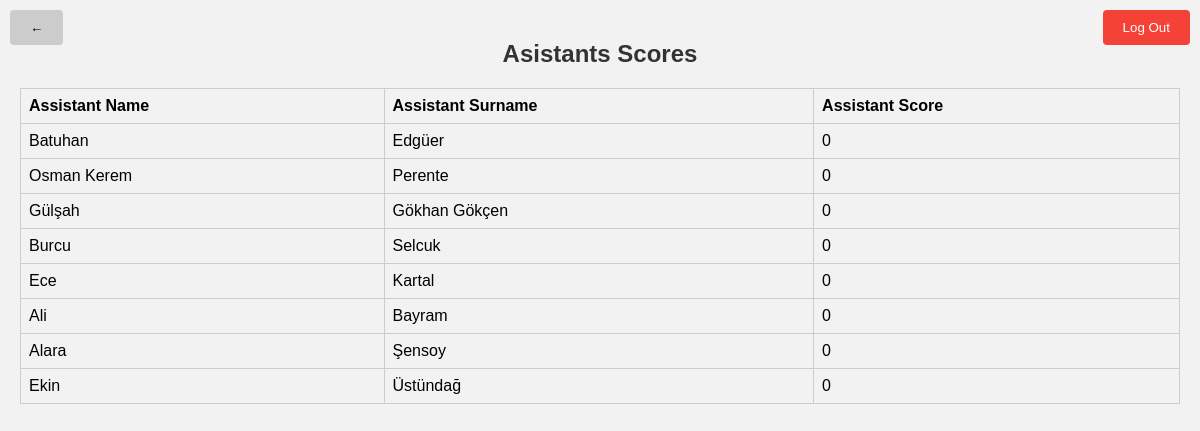
The app's page /php/assistants_scores.php (signed in) with its own data.
### tables this page shows
CREATE TABLE employees (
    emp_id INT AUTO_INCREMENT PRIMARY KEY,
    emp_username VARCHAR(50),
    emp_email VARCHAR(100),
    emp_password VARCHAR(20),
    emp_name VARCHAR(20),
    emp_surname VARCHAR(20),
    emp_role VARCHAR(50),
    emp_score INT DEFAULT 0
);

### php/assistants_scores.php (the view, shortened to what this page needs)
<?php
$servername = "localhost";
$username = "root";
$password = "mysql";
$dbname = "exam_planning_system";
$conn = mysqli_connect($servername, $username, $password, $dbname);
?>
<!DOCTYPE html>
<html>
<head>
    <link rel="stylesheet" type="text/css" href="../styles/course_info.css">
</head>
<body>
    <button onclick="location.href='../php/secretary_page.php'" class="back-button">←</button>
    <button onclick="location.href='../php/logout.php'" class="logout-button">Log Out</button>
    <h2>Asistants Scores</h2>
    <table>
        <thead>
            <tr>
                <th>Assistant Name</th>
                <th>Assistant Surname</th>
                <th>Assistant Score</th>
            </tr>
        </thead>
        <tbody>
            <?php
            $sql_assistants = "SELECT * FROM employees WHERE emp_role = 'assistant'";
            $result_assistants = mysqli_query($conn, $sql_assistants) or die("16");
            if (mysqli_num_rows($result_assistants) > 0) {
                while ($row_assistants = mysqli_fetch_assoc($result_assistants)) {
                    echo "<tr>";
                    echo "<td>" . $row_assistants['emp_name'] . "</td>";
                    echo "<td>" . $row_assistants['emp_surname'] . "</td>";
                    echo "<td>" . $row_assistants['emp_score'] . "</td>";
                    echo "</tr>";
                }
            }
            else {
                mysqli_close($conn);
                header("Location: ../php/secretary_page.php?error=101");
                exit();
            }
            ?>
        </tbody>
    </table>
</body>
</html>

### styles/course_info.css (style rules this page uses)
body { font-family: Arial, sans-serif; background-color: #f2f2f2; margin: 0; padding: 20px; }
h2 { color: #333; text-align: center; }
table { width: 100%; border-collapse: collapse; margin-top: 20px; }
th, td { border: 1px solid #ccc; padding: 8px; text-align: left; }
th { background-color: #f2f2f2; }
.logout-button { position: absolute; top: 10px; right: 10px; padding: 10px 20px; float: right; background-color: #f44336; color: white; border: none; border-radius: 4px; cursor: pointer; }

### php/assistants_scores.php (style rules this page uses)
.back-button { position: absolute; top: 10px; left: 10px; padding: 10px 20px; float: left; background-color: #ccc; color: black; border: none; border-radius: 4px; cursor: pointer; }

### records on screen
employees: emp_name "Batuhan", emp_surname "Edgüer", emp_score "0"
employees: emp_name "Osman Kerem", emp_surname "Perente", emp_score "0"
employees: emp_name "Gülşah", emp_surname "Gökhan Gökçen", emp_score "0"
employees: emp_name "Burcu", emp_surname "Selcuk", emp_score "0"
employees: emp_name "Ece", emp_surname "Kartal", emp_score "0"
employees: emp_name "Ali", emp_surname "Bayram", emp_score "0"
employees: emp_name "Alara", emp_surname "Şensoy", emp_score "0"
employees: emp_name "Ekin", emp_surname "Üstündağ", emp_score "0"
